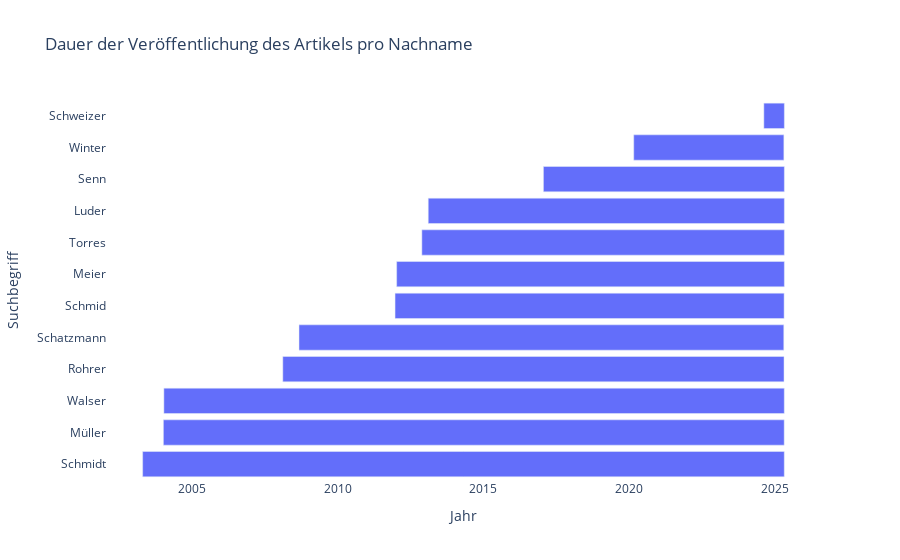

Notebook code for this chart:
### Code cell
import plotly.express as px

gantt_data = data.groupby('Suchbegriff').agg(
    start_date=('Datum_clean', 'min'),
    end_date=('Datum_clean', 'max')
).reset_index()

# Create a Gantt chart
fig = px.timeline(
    gantt_data,
    x_start="start_date",
    x_end="end_date",
    y="Suchbegriff",
    title="Dauer der Veröffentlichung des Artikels pro Nachname",
    labels={"Suchbegriff": "Search Term", "start_date": "Start Date", "end_date": "End Date"}
)
fig.update_yaxes(categoryorder="total ascending")
fig.update_layout(xaxis_title="Jahr", yaxis_title="Suchbegriff", showlegend=False)
# Remove background and sort descending
fig.update_layout(plot_bgcolor='white')
fig.update_yaxes(categoryorder="total descending")
fig.show()

### Figure 1 — Plotly figure (JSON) as saved in the notebook; plotly's stock layout.template omitted (floating-point values rounded to 4 significant figures)
{"data": [{"base": ["2013-02-08T00:00:00.000000000", "2012-01-09T00:00:00.000000000", "2004-01-07T00:00:00.000000000", "2008-02-12T00:00:00.000000000", "2008-09-02T00:00:00.000000000", "2011-12-20T00:00:00.000000000", "2003-04-22T00:00:00.000000000", "2024-08-16T00:00:00.000000000", "2017-01-22T00:00:00.000000000", "2012-11-20T00:00:00.000000000", "2004-01-13T00:00:00.000000000", "2020-02-28T00:00:00.000000000"], "hovertemplate": "Start Date=%{base}<br>End Date=%{x}<br>Search Term=%{y}<extra></extra>", "legendgroup": "", "marker": {"color": "#636efa", "pattern": {"shape": ""}}, "name": "", "orientation": "h", "showlegend": false, "textposition": "auto", "type": "bar", "x": [385689600000, 419904000000, 672364800000, 542851200000, 525052800000, 421372800000, 694915200000, 22204800000, 260928000000, 392601600000, 671932800000, 162604800000], "xaxis": "x", "y": ["Luder", "Meier", "Müller", "Rohrer", "Schatzmann", "Schmid", "Schmidt", "Schweizer", "Senn", "Torres", "Walser", "Winter"], "yaxis": "y"}], "layout": {"barmode": "overlay", "legend": {"tracegroupgap": 0}, "plot_bgcolor": "white", "showlegend": false, "title": {"text": "Dauer der Veröffentlichung des Artikels pro Nachname"}, "xaxis": {"anchor": "y", "domain": [0, 1], "title": {"text": "Jahr"}, "type": "date"}, "yaxis": {"anchor": "x", "categoryorder": "total descending", "domain": [0, 1], "title": {"text": "Suchbegriff"}}}}
